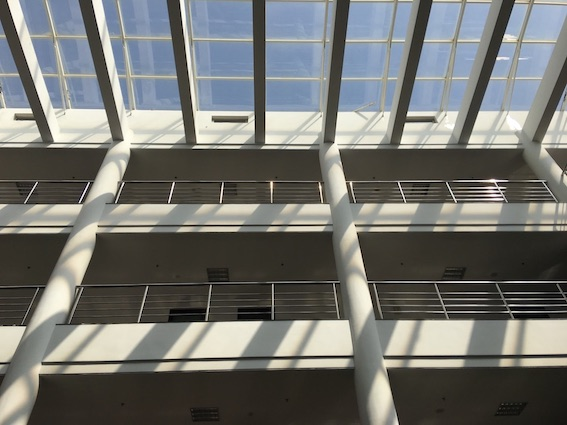
#> input picture 1.JPG, 567 x 425 px, found by its file name
$ python '描述子.py'
#> lines starting #> are read from the running program, lines starting #| are printed output that depends on the picture
import cv2
import numpy as np
from matplotlib import pyplot as plt

img1=cv2.imread('1.JPG')
#> img1 is the input picture: shape (425, 567, 3); mean B, G, R 111.5, 115.4, 114.6
img2=cv2.imread('2.JPG')
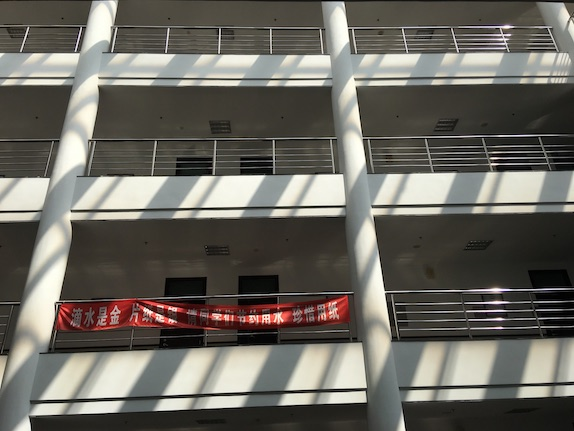
#> input picture 2.JPG, 574 x 431 px, found by its file name
#> img2 is the input picture: shape (431, 574, 3); mean B, G, R 96.4, 103.8, 106.8
gray1=cv2.cvtColor(img1,cv2.COLOR_BGR2GRAY)
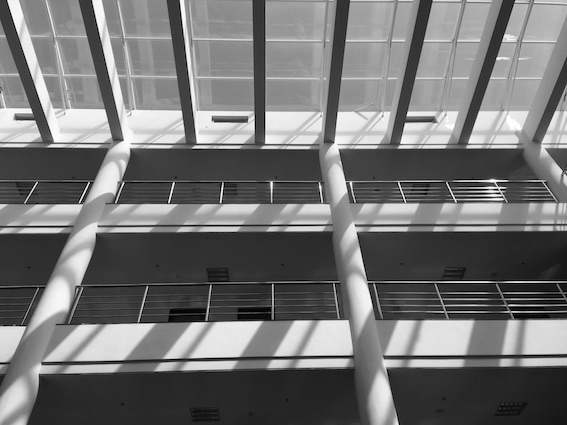
#> gray1: shape (425, 567); min 0, max 255, mean 114.7
gray2=cv2.cvtColor(img2,cv2.COLOR_BGR2GRAY)
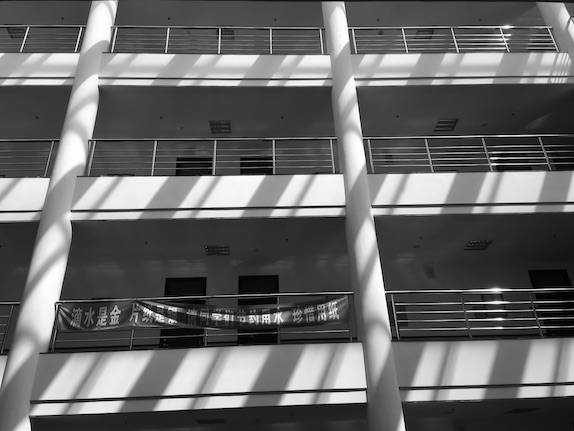
#> gray2: shape (431, 574); min 0, max 254, mean 103.8

sift=cv2.xfeatures2d.SIFT_create()

# kp=sift.detect(gray,None)
# kp,des=sift.compute(gray,kp)
kp1,des1=sift.detectAndCompute(img1,None)
#> kp1 = 481 keypoints; strongest (x, y, size): (57, 298, 21), (320, 187, 2.1), (444, 340, 35.1), (381, 396, 18.3)
kp2,des2=sift.detectAndCompute(img2,None)
#> kp2 = 572 keypoints; strongest (x, y, size): (229, 194, 32.3), (496, 290, 4.9), (41, 307, 27.8), (160, 318, 5.2)

FLANN_INDEX_KDTREE=0
indexParams=dict(algorithm=FLANN_INDEX_KDTREE,trees=5)
searchParams=dict(checks=50)
flann=cv2.FlannBasedMatcher(indexParams,searchParams)
matches=flann.knnMatch(des1,des2,k=2)
#> matches = 481 matches

matchesMask=[[0,0] for i in range(len(matches))]
#> matchesMask = 481 pairs, first value 0 to 0, second value 0 to 0
for i,(m,n) in enumerate(matches):
    if m.distance<0.7*n.distance:
        matchesMask[i]=[1,0]
#> after the loop, matchesMask = 481 pairs, first value 0 to 1, second value 0 to 0

drawParams=dict(matchColor=(0,0,255),singlePointColor=(255,0,0),matchesMask=matchesMask,flags=0)
#> drawParams = 4 items
resultimage=cv2.drawMatchesKnn(img1,kp1,img2,kp2,matches,None,**drawParams)
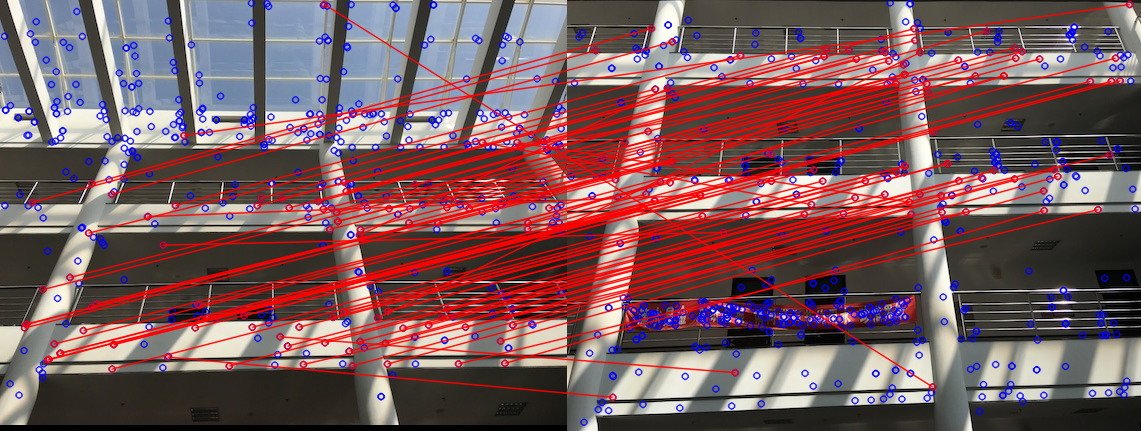
#> resultimage: shape (431, 1141, 3); mean B, G, R 94.2, 90.5, 123.3

plt.imshow(resultimage,),plt.show()
